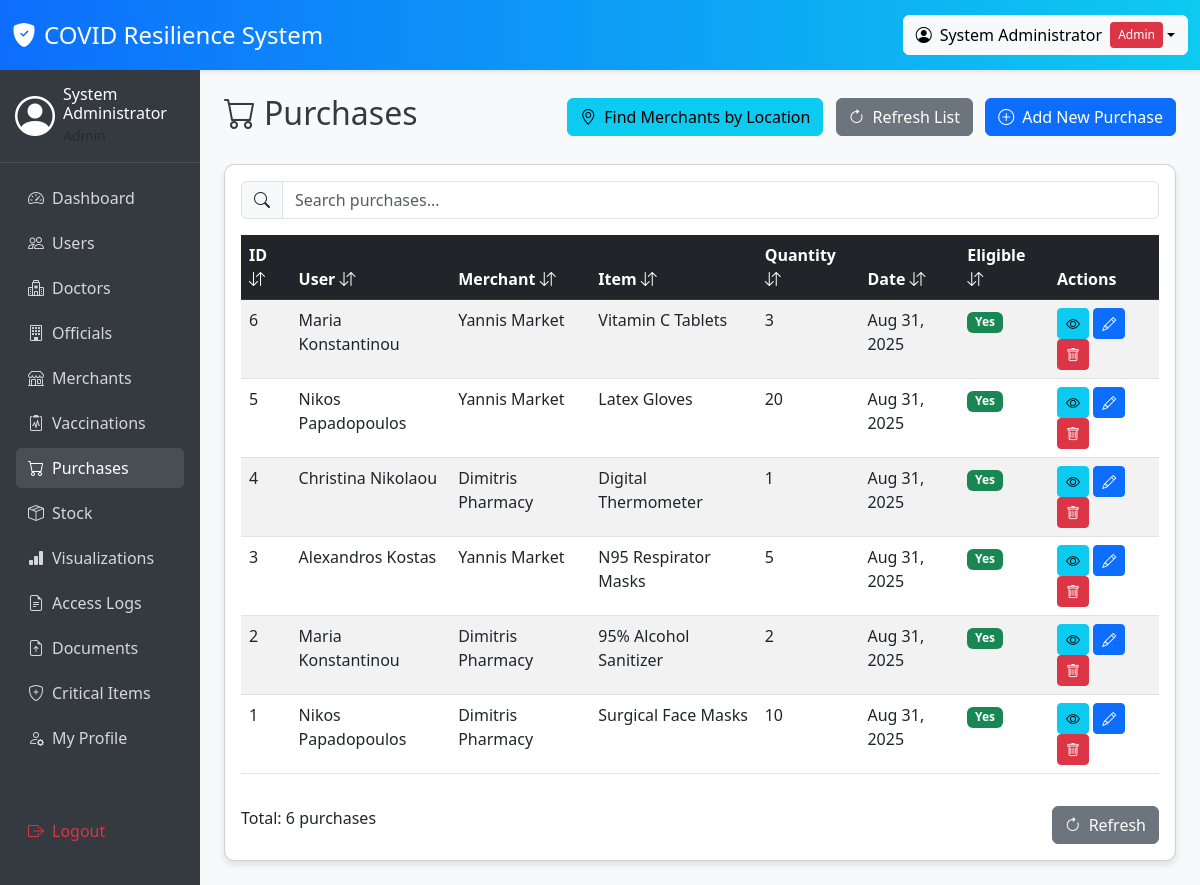
Screenshot of /purchases.php (signed in) with the database file from the repository.
### tables this page shows
CREATE TABLE purchases (
    purchase_id INT AUTO_INCREMENT PRIMARY KEY,
    user_id INT NOT NULL,
    merchant_id INT NOT NULL,
    item_name VARCHAR(100) NOT NULL,
    item_quantity INT NOT NULL,
    unit_price DECIMAL(10, 2) NOT NULL,
    total_price DECIMAL(10, 2) NOT NULL,
    purchase_date TIMESTAMP DEFAULT CURRENT_TIMESTAMP,
    eligible_purchase BOOLEAN DEFAULT TRUE,
    stock_id INT,
    FOREIGN KEY (user_id) REFERENCES users(user_id) ON DELETE CASCADE ON UPDATE CASCADE,
    FOREIGN KEY (merchant_id) REFERENCES merchants(merchant_id) ON DELETE CASCADE ON UPDATE CASCADE,
    FOREIGN KEY (stock_id) REFERENCES stock(stock_id) ON DELETE SET NULL ON UPDATE CASCADE,
    INDEX idx_user_id (user_id),
    INDEX idx_merchant_id (merchant_id),
    INDEX idx_purchase_date (purchase_date),
    INDEX idx_item_name (item_name)
);

CREATE TABLE users (
    user_id INT AUTO_INCREMENT PRIMARY KEY,
    prs_id VARCHAR(20) UNIQUE NOT NULL,
    full_name VARCHAR(100) NOT NULL,
    national_id VARCHAR(20) UNIQUE NOT NULL,
    dob DATE NOT NULL,
    role ENUM('Admin', 'Official', 'Merchant', 'Citizen', 'Doctor') NOT NULL,
    username VARCHAR(50) UNIQUE NOT NULL,
    password VARCHAR(255) NOT NULL,
    email VARCHAR(100),
    city VARCHAR(50),
    created_at TIMESTAMP DEFAULT CURRENT_TIMESTAMP,
    updated_at TIMESTAMP DEFAULT CURRENT_TIMESTAMP ON UPDATE CURRENT_TIMESTAMP,
    INDEX idx_username (username),
    INDEX idx_prs_id (prs_id),
    INDEX idx_role (role),
    INDEX idx_national_id (national_id)
);

CREATE TABLE merchants (
    merchant_id INT AUTO_INCREMENT PRIMARY KEY,
    prs_id VARCHAR(20) UNIQUE NOT NULL,
    merchant_name VARCHAR(100) NOT NULL,
    contact_email VARCHAR(100),
    contact_phone VARCHAR(20),
    city VARCHAR(50),
    business_license VARCHAR(100),
    user_id INT,
    status ENUM('Pending', 'Approved', 'Rejected') DEFAULT 'Pending',
    approved_by INT DEFAULT NULL,
    approved_at TIMESTAMP NULL DEFAULT NULL,
    rejection_reason TEXT DEFAULT NULL,
    created_at TIMESTAMP DEFAULT CURRENT_TIMESTAMP,
    FOREIGN KEY (user_id) REFERENCES users(user_id) ON DELETE SET NULL ON UPDATE CASCADE,
    FOREIGN KEY (approved_by) REFERENCES users(user_id) ON DELETE SET NULL ON UPDATE CASCADE,
    INDEX idx_merchant_name (merchant_name),
    INDEX idx_prs_id (prs_id),
    INDEX idx_city (city),
    INDEX idx_status (status),
    INDEX idx_approved_by (approved_by)
);

### purchases.php (the view, shortened to what this page needs)
<?php
$is_admin = ($_SESSION['role'] === 'Admin');
$is_official = ($_SESSION['role'] === 'Official');
$is_merchant = ($_SESSION['role'] === 'Merchant');
$is_citizen = ($_SESSION['role'] === 'Citizen');
$can_add_purchases = ($is_admin || $is_official || $is_merchant || $is_citizen);
$can_manage_purchases = ($is_admin || $is_official || $is_merchant);
$action = isset($_GET['action']) ? $_GET['action'] : 'list';
try {
    $pdo = getDBConnection();
    if ($action === 'list') {
        $stmt = $pdo->query(
            "SELECT p.*, u.full_name as user_name, m.merchant_name
             FROM purchases p
             JOIN users u ON p.user_id = u.user_id
             JOIN merchants m ON p.merchant_id = m.merchant_id
             ORDER BY p.purchase_id DESC"
        );
        $purchases = $stmt->fetchAll(PDO::FETCH_ASSOC);
    }
} catch (PDOException $e) {
    $error_message = "Error: " . $e->getMessage();
}
?>
<!DOCTYPE html>
<html lang="en">
<head>
    <link rel="stylesheet" href="https://cdn.jsdelivr.net/npm/bootstrap@5.3.0/dist/css/bootstrap.min.css">
    <link rel="stylesheet" href="https://cdn.jsdelivr.net/npm/bootstrap-icons@1.10.0/font/bootstrap-icons.css">
</head>
<body>
    <div class="top-bar">
        <div class="container-fluid">
            <div class="row align-items-center">
                <div class="col">
                    <h4 class="mb-0 d-flex align-items-center">
                        <i class="bi bi-shield-fill-check me-2"></i>
                        COVID Resilience System
                    </h4>
                </div>
                <div class="col-auto">
                    <div class="dropdown">
                        <button class="btn btn-light dropdown-toggle d-flex align-items-center" type="button" id="userDropdown" data-bs-toggle="dropdown" aria-expanded="false">
                            <i class="bi bi-person-circle me-2"></i>
                            <?php echo htmlspecialchars($_SESSION['full_name'] ?? $_SESSION['username']); ?>
                            <span class="role-badge role-<?php echo strtolower($_SESSION['role']); ?>"><?php echo $_SESSION['role']; ?></span>
                        </button>
                    </div>
                </div>
            </div>
        </div>
    </div>
    <div class="container-fluid">
        <div class="row">
            <div class="col-md-2 sidebar p-0">
                <div class="user-profile">
                    <div class="d-flex align-items-center">
                        <i class="bi bi-person-circle fs-1 me-2"></i>
                        <div>
                            <h6 class="mb-0"><?php echo htmlspecialchars($_SESSION['full_name'] ?? $_SESSION['username']); ?></h6>
                            <small class="text-muted"><?php echo htmlspecialchars($_SESSION['role']); ?></small>
                        </div>
                    </div>
                </div>
                <ul class="nav flex-column px-3">
                    <li class="nav-item">
                        <a class="nav-link" href="dashboard.php">
                            <i class="bi bi-speedometer2 me-2"></i>Dashboard
                        </a>
                    </li>
                    <li class="nav-item">
                        <a class="nav-link" href="users.php">
                            <i class="bi bi-people me-2"></i>Users
                        </a>
                    </li>
                    <li class="nav-item">
                        <a class="nav-link" href="doctors.php">
                            <i class="bi bi-hospital me-2"></i>Doctors
                        </a>
                    </li>
                    <li class="nav-item">
                        <a class="nav-link" href="government_officials.php">
                            <i class="bi bi-building me-2"></i>Officials
                        </a>
                    </li>
                    <li class="nav-item">
                        <a class="nav-link" href="merchants.php">
                            <i class="bi bi-shop me-2"></i>Merchants
                        </a>
                    </li>
                    <li class="nav-item">
                        <a class="nav-link" href="vaccination_records.php">
                            <i class="bi bi-clipboard2-pulse me-2"></i>Vaccinations
                        </a>
                    </li>
                    <li class="nav-item">
                        <a class="nav-link active" href="purchases.php">
                            <i class="bi bi-cart me-2"></i>Purchases
                        </a>
                    </li>
                    <li class="nav-item">
                        <a class="nav-link" href="stock.php">
                            <i class="bi bi-box-seam me-2"></i>Stock
                        </a>
                    </li>
                    <li class="nav-item">
                        <a class="nav-link" href="visualization_dashboard.php">
                            <i class="bi bi-bar-chart-fill me-2"></i>Visualizations
                        </a>
                    </li>
                    <li class="nav-item">
                        <a class="nav-link" href="access_logs.php">
                            <i class="bi bi-file-earmark-text me-2"></i>Access Logs
                        </a>
                    </li>
                    <li class="nav-item">
                        <a class="nav-link" href="document_upload.php">
                            <i class="bi bi-file-earmark-arrow-up me-2"></i>Documents
                        </a>
                    </li>
                    <li class="nav-item">
                        <a class="nav-link" href="critical_items.php">
                            <i class="bi bi-shield-plus me-2"></i>Critical Items
                        </a>
                    </li>
                    <li class="nav-item">
                        <a class="nav-link" href="profile.php">
                            <i class="bi bi-person-gear me-2"></i>My Profile
                        </a>
                    </li>
                    <li class="nav-item mt-5">
                        <a class="nav-link text-danger" href="logout.php">
                            <i class="bi bi-box-arrow-right me-2"></i>Logout
                        </a>
                    </li>
                </ul>
            </div>
            <div class="col-md-10 p-4">
                <?php if ($action === 'list'): ?>
                <div class="d-flex justify-content-between align-items-center mb-4">
                    <h2><i class="bi bi-cart me-2"></i>Purchases</h2>
                    <div>
                        <a href="purchases.php?action=search_location" class="btn btn-info me-2">
                            <i class="bi bi-geo-alt me-2"></i>Find Merchants by Location
                        </a>
                        <button type="button" class="btn btn-secondary me-2" onclick="window.location.reload();">
                            <i class="bi bi-arrow-clockwise me-2"></i>Refresh List
                        </button>
                        <?php if ($can_add_purchases): ?>
                        <button type="button" class="btn btn-primary" data-bs-toggle="modal" data-bs-target="#addPurchaseModal">
                            <i class="bi bi-plus-circle me-2"></i>Add New Purchase
                        </button>
                        <?php endif; ?>
                    </div>
                </div>
                <div class="card">
                    <div class="card-body">
                        <div class="input-group mb-3">
                            <span class="input-group-text"><i class="bi bi-search"></i></span>
                            <input type="text" id="searchInput" class="form-control" placeholder="Search purchases..." oninput="filterTable()">
                        </div>
                        <div class="table-responsive">
                            <table id="purchasesTable" class="table table-striped table-hover">
                                <thead class="table-dark">
                                    <tr>
                                        <th onclick="sortTable(0)">ID <i class="bi bi-arrow-down-up"></i></th>
                                        <th onclick="sortTable(1)">User <i class="bi bi-arrow-down-up"></i></th>
                                        <th onclick="sortTable(2)">Merchant <i class="bi bi-arrow-down-up"></i></th>
                                        <th onclick="sortTable(3)">Item <i class="bi bi-arrow-down-up"></i></th>
                                        <th onclick="sortTable(4)">Quantity <i class="bi bi-arrow-down-up"></i></th>
                                        <th onclick="sortTable(5)">Date <i class="bi bi-arrow-down-up"></i></th>
                                        <th onclick="sortTable(6)">Eligible <i class="bi bi-arrow-down-up"></i></th>
                                        <?php if ($can_manage_purchases): ?>
                                        <th>Actions</th>
                                        <?php endif; ?>
                                    </tr>
                                </thead>
                                <tbody>
                                    <?php if (empty($purchases)): ?>
                                    <tr><td colspan="<?php echo $can_manage_purchases ? '8' : '7'; ?>" class="text-center">No purchases found</td></tr>
                                    <?php else: ?>
                                    <?php foreach ($purchases as $purchase): ?>
                                    <tr>
                                        <td><?php echo htmlspecialchars($purchase['purchase_id']); ?></td>
                                        <td><?php echo htmlspecialchars($purchase['user_name']); ?></td>
                                        <td><?php echo htmlspecialchars($purchase['merchant_name']); ?></td>
                                        <td><?php echo htmlspecialchars($purchase['item_name']); ?></td>
                                        <td><?php echo htmlspecialchars($purchase['item_quantity']); ?></td>
                                        <td><?php echo date('M j, Y', strtotime($purchase['purchase_date'])); ?></td>
                                        <td>
                                            <?php if ($purchase['eligible_purchase'] == 1): ?>
                                            <span class="badge bg-success">Yes</span>
                                            <?php else: ?>
                                            <span class="badge bg-secondary">No</span>
                                            <?php endif; ?>
                                        </td>
                                        <?php if ($can_manage_purchases): ?>
                                        <td>
                                            <button class="btn btn-sm btn-info" onclick="viewPurchase(<?php echo $purchase['purchase_id']; ?>)">
                                                <i class="bi bi-eye"></i>
                                            </button>
                                            <button class="btn btn-sm btn-primary" onclick="editPurchase(<?php echo $purchase['purchase_id']; ?>)">
                                                <i class="bi bi-pencil"></i>
                                            </button>
                                            <button class="btn btn-sm btn-danger" onclick="confirmDelete(<?php echo $purchase['purchase_id']; ?>, '<?php echo htmlspecialchars($purchase['item_name']); ?>')">
                                                <i class="bi bi-trash"></i>
                                            </button>
                                        </td>
                                        <?php endif; ?>
                                    </tr>
                                    <?php endforeach; ?>
                                    <?php endif; ?>
                                </tbody>
                            </table>
                        </div>
                        <div class="d-flex justify-content-between mt-3">
                            <div>
                                Total: <span id="totalPurchases"><?php echo count($purchases); ?></span> purchase<?php echo count($purchases) != 1 ? 's' : ''; ?>
                            </div>
                            <div>
                                <button type="button" class="btn btn-secondary" onclick="window.location.reload();">
                                    <i class="bi bi-arrow-clockwise me-2"></i>Refresh
                                </button>
                            </div>
                        </div>
                    </div>
                </div>
                <?php endif; ?>
            </div>
        </div>
    </div>
</body>
</html>

### purchases.php (style rules this page uses)
body { background-color: #f8f9fa; font-family: 'Segoe UI', -apple-system, BlinkMacSystemFont, sans-serif; color: #343a40; }
.top-bar { background: linear-gradient(90deg, #0d6efd, #0dcaf0); color: white; padding: 15px 0; box-shadow: 0 2px 4px rgba(0, 0, 0, 0.1); }
.card { border-radius: 10px; box-shadow: 0 4px 6px rgba(0, 0, 0, 0.1); }
.sidebar { background-color: #343a40; color: white; min-height: calc(100vh - 60px); }
.sidebar .nav-link { color: rgba(255, 255, 255, 0.8); border-radius: 5px; margin-bottom: 5px; padding: 8px 12px; }
.sidebar .nav-link:hover, .sidebar .nav-link.active { background-color: rgba(255, 255, 255, 0.1); color: white; }
.user-profile { padding: 15px; border-bottom: 1px solid rgba(255, 255, 255, 0.1); margin-bottom: 15px; }
.role-badge { font-size: 0.75rem; padding: 0.25rem 0.5rem; border-radius: 0.25rem; display: inline-block; margin-left: 0.5rem; }
.role-admin { background: #dc3545; color: white; }

### rows the page displays
purchases: purchase_id "6", user.full_name "Maria Konstantinou", merchant.merchant_name "Yannis Market", item_name "Vitamin C Tablets", item_quantity "3", purchase_date "Aug 31, 2025", eligible_purchase "Yes"
purchases: purchase_id "5", user.full_name "Nikos Papadopoulos", merchant.merchant_name "Yannis Market", item_name "Latex Gloves", item_quantity "20", purchase_date "Aug 31, 2025", eligible_purchase "Yes"
purchases: purchase_id "4", user.full_name "Christina Nikolaou", merchant.merchant_name "Dimitris Pharmacy", item_name "Digital Thermometer", item_quantity "1", purchase_date "Aug 31, 2025", eligible_purchase "Yes"
purchases: purchase_id "3", user.full_name "Alexandros Kostas", merchant.merchant_name "Yannis Market", item_name "N95 Respirator Masks", item_quantity "5", purchase_date "Aug 31, 2025", eligible_purchase "Yes"
purchases: purchase_id "2", user.full_name "Maria Konstantinou", merchant.merchant_name "Dimitris Pharmacy", item_name "95% Alcohol Sanitizer", item_quantity "2", purchase_date "Aug 31, 2025", eligible_purchase "Yes"
purchases: purchase_id "1", user.full_name "Nikos Papadopoulos", merchant.merchant_name "Dimitris Pharmacy", item_name "Surgical Face Masks", item_quantity "10", purchase_date "Aug 31, 2025", eligible_purchase "Yes"

### other values shown
$_SESSION['full_name'] "System Administrator"
$_SESSION['role'] "Admin"
count($purchases) "6"
